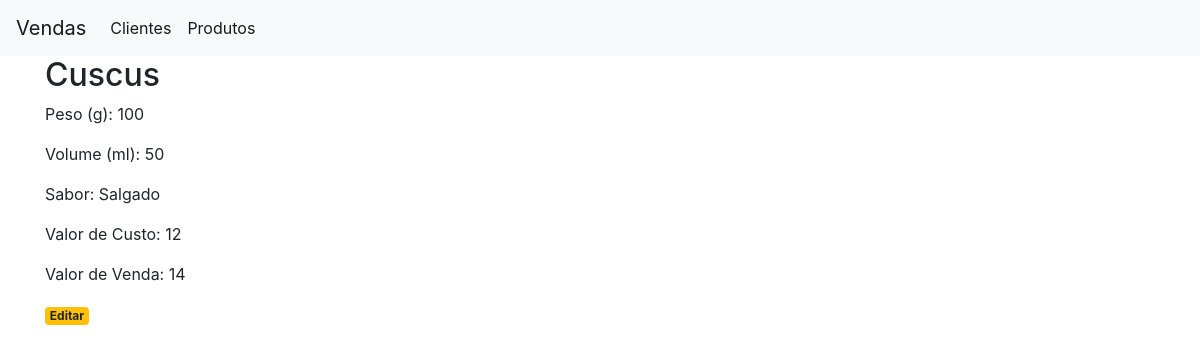
Page /produtos/2 on the committed database.
### app.py (models this page shows)
class Produtos(db.Model):
    id = db.Column(db.Integer, primary_key=True)
    descricao = db.Column(db.String(80), nullable=False)
    peso = db.Column(db.Integer, nullable=False)
    volume = db.Column(db.Integer, nullable=False)
    sabor = db.Column(db.String(80), nullable=False)
    valor_custo = db.Column(db.String(10), nullable=False)
    valor_venda = db.Column(db.String(10), nullable=False)

### app.py (the view)
@app.route('/produtos/<int:produto_id>')
def produto(produto_id):
    produto = get_produto(produto_id)
    return render_template('produto.html', produto = produto)

### app.py (called while the page is built)
def get_produto(produto_id):
    produto = Produtos.query.filter_by(id=produto_id).first()
    if produto is None:
        abort(404)
    return produto

### templates/produto.html
{% extends 'base.html' %}
{% block content %}
    <h2>{% block title %} {{ produto['descricao'] }} {% endblock %}</h2>
    <p>Peso (g): {{ produto['peso'] }}</p>
    <p>Volume (ml):  {{ produto['volume'] }}</p>
    <p>Sabor:  {{ produto['sabor'] }}</p>
    <p>Valor de Custo:  {{ produto['valor_custo'] }}</p>
    <p>Valor de Venda:  {{ produto['valor_venda'] }}</p>
    <a href="{{ url_for('edit_produto', produto_id=produto['id']) }}">
        <span class="badge badge-warning">Editar</span>
    </a>
{% endblock %}

### rows in the picture
Produtos: descricao "Cuscus", peso "100", volume "50", sabor "Salgado", valor_custo "12", valor_venda "14"
